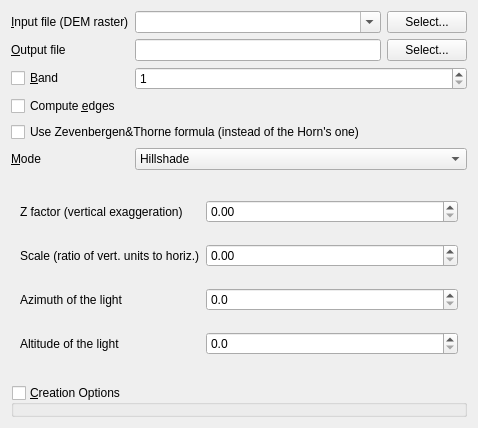
<?xml version="1.0" encoding="UTF-8"?>
<ui version="4.0">
 <class>GdalToolsWidget</class>
 <widget class="QWidget" name="GdalToolsWidget">
  <property name="geometry">
   <rect>
    <x>0</x>
    <y>0</y>
    <width>478</width>
    <height>428</height>
   </rect>
  </property>
  <property name="sizePolicy">
   <sizepolicy hsizetype="Expanding" vsizetype="Preferred">
    <horstretch>0</horstretch>
    <verstretch>0</verstretch>
   </sizepolicy>
  </property>
  <property name="windowTitle">
   <string>DEM (Terrain models)</string>
  </property>
  <layout class="QVBoxLayout" name="verticalLayout_2">
   <item>
    <layout class="QGridLayout" name="gridLayout">
     <item row="0" column="0">
      <widget class="QLabel" name="label">
       <property name="text">
        <string>&amp;Input file (DEM raster)</string>
       </property>
       <property name="buddy">
        <cstring>selectInputFileButton</cstring>
       </property>
      </widget>
     </item>
     <item row="0" column="1">
      <layout class="QHBoxLayout" name="horizontalLayout">
       <item>
        <widget class="QComboBox" name="inputLayerCombo">
         <property name="sizePolicy">
          <sizepolicy hsizetype="Expanding" vsizetype="Fixed">
           <horstretch>0</horstretch>
           <verstretch>0</verstretch>
          </sizepolicy>
         </property>
         <property name="editable">
          <bool>true</bool>
         </property>
         <property name="insertPolicy">
          <enum>QComboBox::NoInsert</enum>
         </property>
        </widget>
       </item>
       <item>
        <widget class="QPushButton" name="selectInputFileButton">
         <property name="text">
          <string>Select...</string>
         </property>
        </widget>
       </item>
      </layout>
     </item>
     <item row="1" column="0">
      <widget class="QLabel" name="label_2">
       <property name="text">
        <string>&amp;Output file</string>
       </property>
       <property name="buddy">
        <cstring>selectOutputFileButton</cstring>
       </property>
      </widget>
     </item>
     <item row="1" column="1">
      <layout class="QHBoxLayout" name="horizontalLayout_2">
       <item>
        <widget class="QLineEdit" name="outputFileEdit">
         <property name="minimumSize">
          <size>
           <width>100</width>
           <height>0</height>
          </size>
         </property>
        </widget>
       </item>
       <item>
        <widget class="QPushButton" name="selectOutputFileButton">
         <property name="text">
          <string>Select...</string>
         </property>
        </widget>
       </item>
      </layout>
     </item>
     <item row="2" column="0">
      <widget class="QCheckBox" name="bandCheck">
       <property name="text">
        <string>&amp;Band</string>
       </property>
      </widget>
     </item>
     <item row="2" column="1">
      <widget class="QSpinBox" name="bandSpin">
       <property name="minimum">
        <number>1</number>
       </property>
      </widget>
     </item>
     <item row="3" column="0" colspan="2">
      <widget class="QCheckBox" name="computeEdgesCheck">
       <property name="text">
        <string>Compute &amp;edges</string>
       </property>
      </widget>
     </item>
     <item row="5" column="0">
      <widget class="QLabel" name="label_3">
       <property name="text">
        <string>&amp;Mode</string>
       </property>
       <property name="buddy">
        <cstring>modeCombo</cstring>
       </property>
      </widget>
     </item>
     <item row="5" column="1">
      <widget class="QComboBox" name="modeCombo">
       <property name="sizePolicy">
        <sizepolicy hsizetype="Preferred" vsizetype="Fixed">
         <horstretch>0</horstretch>
         <verstretch>0</verstretch>
        </sizepolicy>
       </property>
       <property name="currentIndex">
        <number>0</number>
       </property>
       <item>
        <property name="text">
         <string>Hillshade</string>
        </property>
       </item>
       <item>
        <property name="text">
         <string>Slope</string>
        </property>
       </item>
       <item>
        <property name="text">
         <string>Aspect</string>
        </property>
       </item>
       <item>
        <property name="text">
         <string>Color relief</string>
        </property>
       </item>
       <item>
        <property name="text">
         <string>TRI (Terrain Ruggedness Index)</string>
        </property>
       </item>
       <item>
        <property name="text">
         <string>TPI (Topographic Position Index)</string>
        </property>
       </item>
       <item>
        <property name="text">
         <string>Roughness</string>
        </property>
       </item>
      </widget>
     </item>
     <item row="4" column="0" colspan="2">
      <widget class="QCheckBox" name="algorithmCheck">
       <property name="text">
        <string>Use Zevenbergen&amp;&amp;Thorne formula (instead of the Horn's one)</string>
       </property>
      </widget>
     </item>
    </layout>
   </item>
   <item>
    <widget class="QStackedWidget" name="stackedWidget">
     <property name="currentIndex">
      <number>0</number>
     </property>
     <widget class="QWidget" name="page">
      <layout class="QGridLayout" name="gridLayout_3">
       <item row="0" column="0">
        <widget class="QLabel" name="label_4">
         <property name="text">
          <string>Z factor (vertical exaggeration)</string>
         </property>
        </widget>
       </item>
       <item row="0" column="1">
        <widget class="QDoubleSpinBox" name="hillshadeZFactorSpin">
         <property name="sizePolicy">
          <sizepolicy hsizetype="Expanding" vsizetype="Fixed">
           <horstretch>0</horstretch>
           <verstretch>0</verstretch>
          </sizepolicy>
         </property>
         <property name="decimals">
          <number>2</number>
         </property>
         <property name="maximum">
          <double>65000.000000000000000</double>
         </property>
        </widget>
       </item>
       <item row="1" column="0">
        <widget class="QLabel" name="label_5">
         <property name="text">
          <string>Scale (ratio of vert. units to horiz.)</string>
         </property>
        </widget>
       </item>
       <item row="1" column="1">
        <widget class="QDoubleSpinBox" name="hillshadeScaleSpin">
         <property name="sizePolicy">
          <sizepolicy hsizetype="Expanding" vsizetype="Fixed">
           <horstretch>0</horstretch>
           <verstretch>0</verstretch>
          </sizepolicy>
         </property>
         <property name="decimals">
          <number>2</number>
         </property>
         <property name="maximum">
          <double>999999.000000000000000</double>
         </property>
        </widget>
       </item>
       <item row="2" column="0">
        <widget class="QLabel" name="label_6">
         <property name="text">
          <string>Azimuth of the light</string>
         </property>
        </widget>
       </item>
       <item row="2" column="1">
        <widget class="QDoubleSpinBox" name="hillshadeAzimuthSpin">
         <property name="sizePolicy">
          <sizepolicy hsizetype="Expanding" vsizetype="Fixed">
           <horstretch>0</horstretch>
           <verstretch>0</verstretch>
          </sizepolicy>
         </property>
         <property name="decimals">
          <number>1</number>
         </property>
         <property name="maximum">
          <double>359.000000000000000</double>
         </property>
        </widget>
       </item>
       <item row="3" column="0">
        <widget class="QLabel" name="label_7">
         <property name="text">
          <string>Altitude of the light</string>
         </property>
        </widget>
       </item>
       <item row="3" column="1">
        <widget class="QDoubleSpinBox" name="hillshadeAltitudeSpin">
         <property name="sizePolicy">
          <sizepolicy hsizetype="Expanding" vsizetype="Fixed">
           <horstretch>0</horstretch>
           <verstretch>0</verstretch>
          </sizepolicy>
         </property>
         <property name="decimals">
          <number>1</number>
         </property>
         <property name="maximum">
          <double>359.000000000000000</double>
         </property>
        </widget>
       </item>
      </layout>
     </widget>
     <widget class="QWidget" name="page_2">
      <layout class="QGridLayout" name="gridLayout_2">
       <item row="0" column="0" colspan="2">
        <widget class="QCheckBox" name="slopePercentCheck">
         <property name="text">
          <string>Slope expressed as percent (instead of as degrees)</string>
         </property>
        </widget>
       </item>
       <item row="1" column="0">
        <widget class="QLabel" name="label_8">
         <property name="text">
          <string>Scale (ratio of vert. units to horiz.)</string>
         </property>
        </widget>
       </item>
       <item row="1" column="1">
        <widget class="QDoubleSpinBox" name="slopeScaleSpin">
         <property name="sizePolicy">
          <sizepolicy hsizetype="Expanding" vsizetype="Fixed">
           <horstretch>0</horstretch>
           <verstretch>0</verstretch>
          </sizepolicy>
         </property>
         <property name="decimals">
          <number>2</number>
         </property>
         <property name="maximum">
          <double>999999.000000000000000</double>
         </property>
        </widget>
       </item>
       <item row="2" column="0">
        <spacer name="verticalSpacer">
         <property name="orientation">
          <enum>Qt::Vertical</enum>
         </property>
         <property name="sizeHint" stdset="0">
          <size>
           <width>20</width>
           <height>40</height>
          </size>
         </property>
        </spacer>
       </item>
      </layout>
     </widget>
     <widget class="QWidget" name="page_3">
      <layout class="QGridLayout" name="gridLayout_4">
       <item row="0" column="0">
        <widget class="QCheckBox" name="aspectTrigonometricCheck">
         <property name="text">
          <string>Return trigonometric angle (instead of azimuth)</string>
         </property>
        </widget>
       </item>
       <item row="1" column="0">
        <widget class="QCheckBox" name="aspectZeroForFlatCheck">
         <property name="text">
          <string>Return 0 for flat (instead of -9999)</string>
         </property>
        </widget>
       </item>
       <item row="2" column="0">
        <spacer name="verticalSpacer_2">
         <property name="orientation">
          <enum>Qt::Vertical</enum>
         </property>
         <property name="sizeHint" stdset="0">
          <size>
           <width>20</width>
           <height>40</height>
          </size>
         </property>
        </spacer>
       </item>
      </layout>
     </widget>
     <widget class="QWidget" name="page_4">
      <layout class="QGridLayout" name="gridLayout_5">
       <item row="0" column="0">
        <widget class="QLabel" name="label_9">
         <property name="text">
          <string>Color configuration file</string>
         </property>
        </widget>
       </item>
       <item row="0" column="1">
        <layout class="QHBoxLayout" name="horizontalLayout_3">
         <item>
          <widget class="QLineEdit" name="colorConfigFileEdit">
           <property name="minimumSize">
            <size>
             <width>100</width>
             <height>0</height>
            </size>
           </property>
          </widget>
         </item>
         <item>
          <widget class="QPushButton" name="colorSelectConfigFileButton">
           <property name="text">
            <string>Select...</string>
           </property>
          </widget>
         </item>
        </layout>
       </item>
       <item row="1" column="0" colspan="2">
        <widget class="QGroupBox" name="colorMatchGroupBox">
         <property name="title">
          <string>Matching mode</string>
         </property>
         <property name="checkable">
          <bool>true</bool>
         </property>
         <property name="checked">
          <bool>false</bool>
         </property>
         <layout class="QGridLayout" name="gridLayout_6">
          <item row="0" column="0">
           <widget class="QRadioButton" name="colorExactRadio">
            <property name="text">
             <string>Exact color (otherwise &quot;0,0,0,0&quot; RGBA)</string>
            </property>
            <property name="checkable">
             <bool>true</bool>
            </property>
            <property name="checked">
             <bool>true</bool>
            </property>
           </widget>
          </item>
          <item row="1" column="0">
           <widget class="QRadioButton" name="colorNearestRadio">
            <property name="text">
             <string>Nearest color</string>
            </property>
           </widget>
          </item>
         </layout>
        </widget>
       </item>
       <item row="2" column="0">
        <widget class="QCheckBox" name="colorAlphaCheck">
         <property name="text">
          <string>Add alpha channel</string>
         </property>
        </widget>
       </item>
       <item row="3" column="0">
        <spacer name="verticalSpacer_3">
         <property name="orientation">
          <enum>Qt::Vertical</enum>
         </property>
         <property name="sizeHint" stdset="0">
          <size>
           <width>20</width>
           <height>40</height>
          </size>
         </property>
        </spacer>
       </item>
      </layout>
     </widget>
     <widget class="QWidget" name="page_5"/>
     <widget class="QWidget" name="page_6"/>
     <widget class="QWidget" name="page_7"/>
    </widget>
   </item>
   <item>
    <widget class="QGroupBox" name="creationGroupBox">
     <property name="title">
      <string>&amp;Creation Options</string>
     </property>
     <property name="checkable">
      <bool>true</bool>
     </property>
     <property name="checked">
      <bool>false</bool>
     </property>
     <layout class="QVBoxLayout" name="verticalLayout">
      <property name="bottomMargin">
       <number>0</number>
      </property>
      <item>
       <widget class="GdalToolsOptionsTable" name="creationOptionsTable" native="true"/>
      </item>
     </layout>
    </widget>
   </item>
  </layout>
 </widget>
 <customwidgets>
  <customwidget>
   <class>GdalToolsOptionsTable</class>
   <extends>QWidget</extends>
   <header>optionsTable</header>
   <container>1</container>
  </customwidget>
 </customwidgets>
 <resources/>
 <connections>
  <connection>
   <sender>modeCombo</sender>
   <signal>currentIndexChanged(int)</signal>
   <receiver>stackedWidget</receiver>
   <slot>setCurrentIndex(int)</slot>
   <hints>
    <hint type="sourcelabel">
     <x>282</x>
     <y>201</y>
    </hint>
    <hint type="destinationlabel">
     <x>208</x>
     <y>310</y>
    </hint>
   </hints>
  </connection>
 </connections>
</ui>
